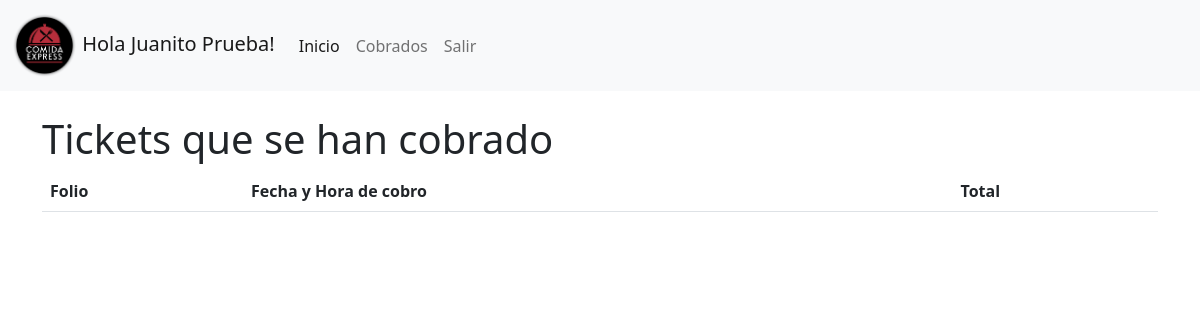
Page /mesero/cobrados.php (signed in) on the earlier database version.
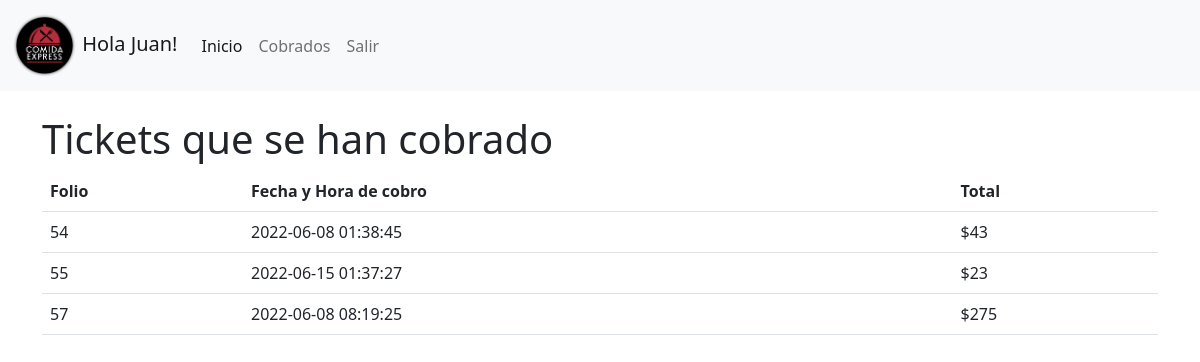
Same page on the later database version.
### tables this page shows
CREATE TABLE `ticket` (
  `folio` int(11) NOT NULL,
  `usuario` int(11) NOT NULL,
  `fecha` datetime DEFAULT NULL,
  `mesa` varchar(12) DEFAULT NULL,
  `impuesto` float DEFAULT NULL,
  `total` float DEFAULT NULL,
  `estado` varchar(10) NOT NULL,
  `fecha_salida` datetime DEFAULT NULL
);

### mesero/db/funciones.php (called while the page is built, shortened)
<?php
function MesasCobradas($conn,$usuario){
    $sql="SELECT * FROM ticket WHERE usuario = '$usuario' && estado = 'cobrado'";
    $result = mysqli_query($conn, $sql);
    $data = mysqli_fetch_all ($result, MYSQLI_NUM);
    return $data;
}
?>

### mesero/cobrados.php (the view, shortened to what this page needs)
<?php
include 'db/conn.php';
include 'db/funciones.php';
?>
<!DOCTYPE html>
<html lang="en">
<head>
    <link href="https://cdn.jsdelivr.net/npm/bootstrap@5.2.0-beta1/dist/css/bootstrap.min.css" rel="stylesheet">
</head>
<body>
    <nav class="navbar navbar-expand-lg bg-light">
        <div class="container-fluid">
            <a class="navbar-brand" href="#">
            <img src="../img/logo1.png" alt="" width="" height="65" class="d-inline-block align-text-center">
            Hola <?php echo $_SESSION['usuario'];?>!
            </a>
            <div class="collapse navbar-collapse" id="navbarNav">
            <ul class="navbar-nav">
                <li class="nav-item">
                <a class="nav-link active" aria-current="page" href="index.php">Inicio</a>
                </li>
                <li class="nav-item">
                <a class="nav-link" href="#">Cobrados</a>
                </li>
                <li class="nav-item">
                <a class="nav-link" href="salir.php">Salir</a>
                </li>
            </ul>
            </div>
        </div>
    </nav>
    <div class="container mt-4">
        <h1>
        Tickets que se han cobrado
        </h1>
        <table class="table">
            <thead>
            <tr>
                <th>Folio</th>
                <th>Fecha y Hora de cobro</th>
                <th>Total</th>
            </tr>
            </thead>
            <tbody>
                <?php
                foreach(MesasCobradas($conn,$_SESSION['id']) as $array){
                    echo "<tr>";
                    echo "<td>" . $array[0] . "</td>";
                    echo "<td>" . $array[7] . "</td>";
                    echo "<td>$" . $array[5] . "</td>";
                    echo "</tr>";
                }
                ?>
            </tbody>
        </table>
    </div>
</body>
</html>

Differences in the rows shown:
added ticket: folio "54", fecha_salida "2022-06-08 01:38:45", total "43"
added ticket: folio "55", fecha_salida "2022-06-15 01:37:27", total "23"
added ticket: folio "57", fecha_salida "2022-06-08 08:19:25", total "275"
Other differences:
$_SESSION['usuario']: "Juanito Prueba" → "Juan"
